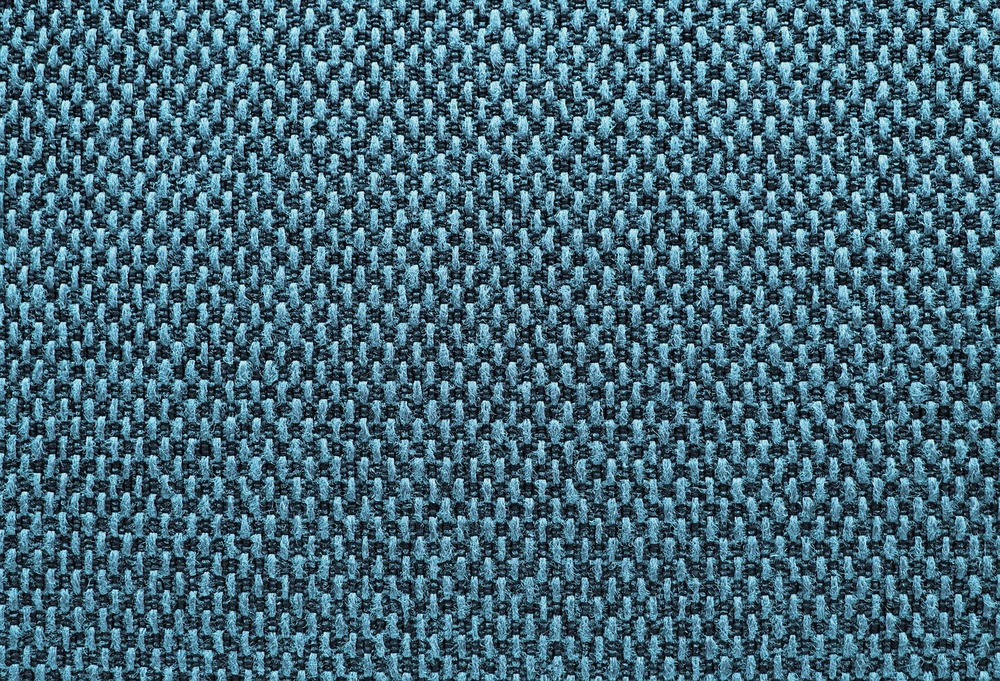
#> input picture backend/app/uploaded_samples/image1.jpg, 1000 x 681 px, shrunk from 1280 x 872 before the run
$ python image_analysis_service.py ../../app/uploaded_samples/image1.jpg
#> lines starting #> are read from the running program, lines starting #| are printed output that depends on the picture; after the words box and inside, x2 and y2 are one past the last pixel; in counts of white or black regions, pixels touching at a corner belong together
"""
Textile Image Analysis Engine
------------------------------
This module extracts basic visual information from an uploaded textile
image BEFORE any AI/ML prediction happens. Think of this as step 1:
"look at the image and describe what we see" -- color, brightness,
size, and whether it looks damaged/contaminated.

Later (Task 2), a separate service will use a trained PyTorch model
to actually PREDICT the fabric type. This file does NOT do that --
it just extracts raw visual features.
"""

import cv2
import numpy as np
from PIL import Image


def load_image(image_path: str):
    """
    Opens an image file from disk and returns it as an OpenCV image
    (a NumPy array of pixel values). OpenCV reads images in BGR order
    (Blue-Green-Red), not the usual RGB order, so we convert it.
    """
#> called with image_path = '../../app/uploaded_samples/image1.jpg'
    image = cv2.imread(image_path)
#> image is the input picture: shape (681, 1000, 3); mean B, G, R 119.7, 103.7, 68.1
    if image is None:
        raise ValueError(f"Could not read image at path: {image_path}")

    # Convert from BGR (OpenCV's default) to RGB (the normal order)
    image_rgb = cv2.cvtColor(image, cv2.COLOR_BGR2RGB)
    return image_rgb


def get_basic_info(image_rgb) -> dict:
    """
    Returns basic facts about the image: its width, height,
    and how many color channels it has (should be 3 for RGB).
    """
    height, width, channels = image_rgb.shape
#> height = 681; width = 1000; channels = 3
    return {
        "width": int(width),
        "height": int(height),
        "channels": int(channels),
    }


def analyze_color(image_rgb) -> dict:
    """
    Calculates the average color of the whole image.
    This is a simple form of 'color analysis' -- it tells us
    the dominant overall tone (e.g. mostly blue, mostly white, etc.)

    We average every pixel's R, G, and B values separately.
    """
    avg_color_per_channel = image_rgb.mean(
        axis=(0, 1))  # average over height & width
#> avg_color_per_channel = [68.08, 103.7, 119.7]
    r, g, b = avg_color_per_channel
#> r = 68.08; g = 103.7; b = 119.7

    return {
        "average_red": round(float(r), 2),
        "average_green": round(float(g), 2),
        "average_blue": round(float(b), 2),
    }


def analyze_brightness(image_rgb) -> dict:
    """
    Converts the image to grayscale and calculates average brightness.
    Grayscale brightness ranges from 0 (pure black) to 255 (pure white).

    Why this matters: very dark or very bright images might indicate
    poor lighting conditions during photo capture, which could affect
    how reliable later AI predictions are.
    """
    gray = cv2.cvtColor(image_rgb, cv2.COLOR_RGB2GRAY)
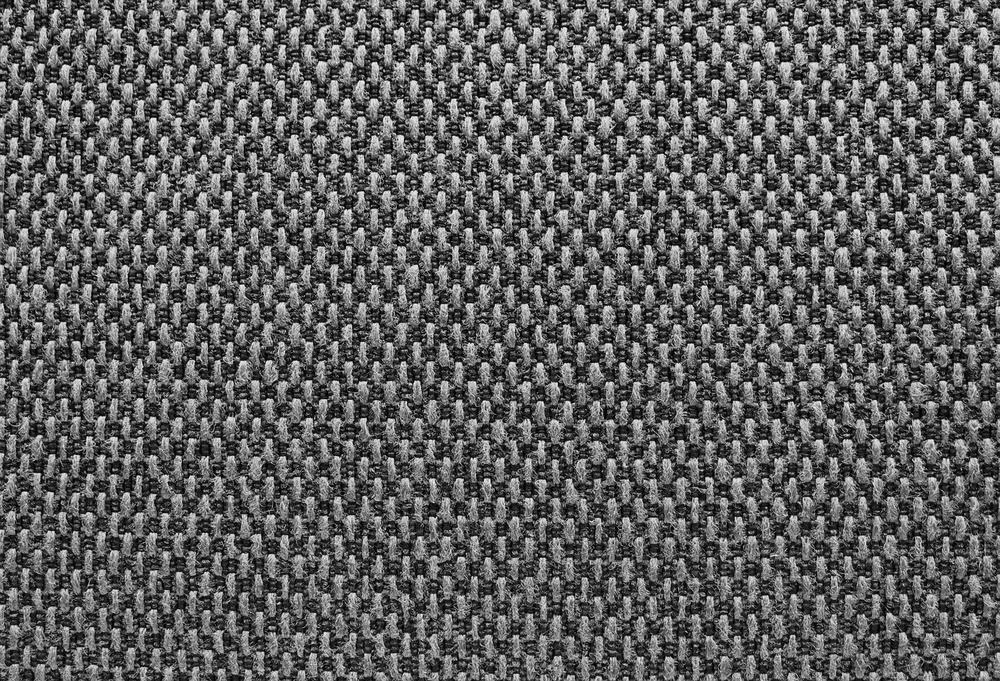
#> gray: shape (681, 1000); min 0, max 249, mean 94.9
    avg_brightness = float(gray.mean())
#> avg_brightness = 94.88

    return {
        "average_brightness": round(avg_brightness, 2),
        "brightness_level": (
            "dark" if avg_brightness < 85
            else "bright" if avg_brightness > 170
            else "normal"
        ),
    }


def analyze_texture(image_rgb) -> dict:
    """
    A simple texture analysis using edge detection.
    We convert to grayscale, then use the Canny edge detector to find
    edges (like weave patterns, stitching, or fabric texture lines).

    We then count what percentage of the image consists of edges.
    A fabric with lots of visible texture/pattern will have a higher
    edge percentage than a smooth, plain fabric.
    """
    gray = cv2.cvtColor(image_rgb, cv2.COLOR_RGB2GRAY)
    edges = cv2.Canny(gray, threshold1=100, threshold2=200)
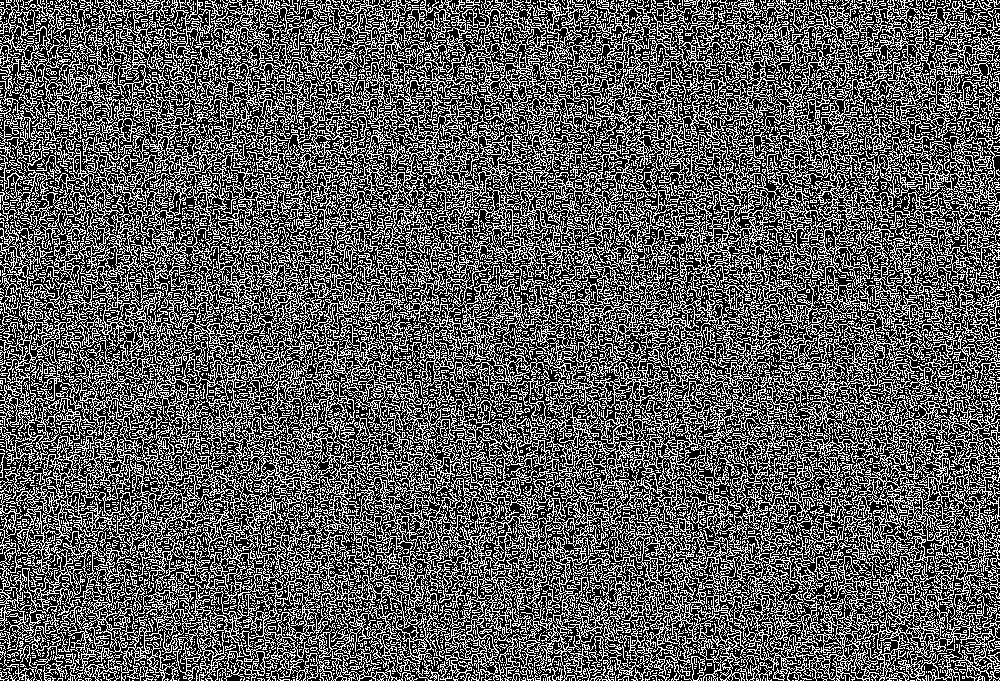
#> edges: shape (681, 1000); 36.4% white in thin lines or dots

    edge_pixel_count = int(np.count_nonzero(edges))
#> edge_pixel_count = 247770
    total_pixel_count = edges.size
#> total_pixel_count = 681000
    edge_percentage = round((edge_pixel_count / total_pixel_count) * 100, 2)
#> edge_percentage = 36.38

    return {
        "edge_percentage": edge_percentage,
        "texture_complexity": (
            "high" if edge_percentage > 15
            else "low" if edge_percentage < 5
            else "medium"
        ),
    }


def detect_damage_or_contamination(image_rgb) -> dict:
    """
    A SIMPLE heuristic check for damage/contamination -- not a trained
    AI model, just basic image processing rules. This looks for:

    1. Very dark, irregular patches (could indicate stains/holes)
    2. Unusually high color variation in small regions (could indicate
       stains, dirt, or contamination)

    This is intentionally simple for Milestone 2 -- a more advanced
    version could use a trained defect-detection model later.
    """
    gray = cv2.cvtColor(image_rgb, cv2.COLOR_RGB2GRAY)

    # Threshold to find unusually dark spots (potential stains/holes)
    _, dark_spots = cv2.threshold(gray, 50, 255, cv2.THRESH_BINARY_INV)
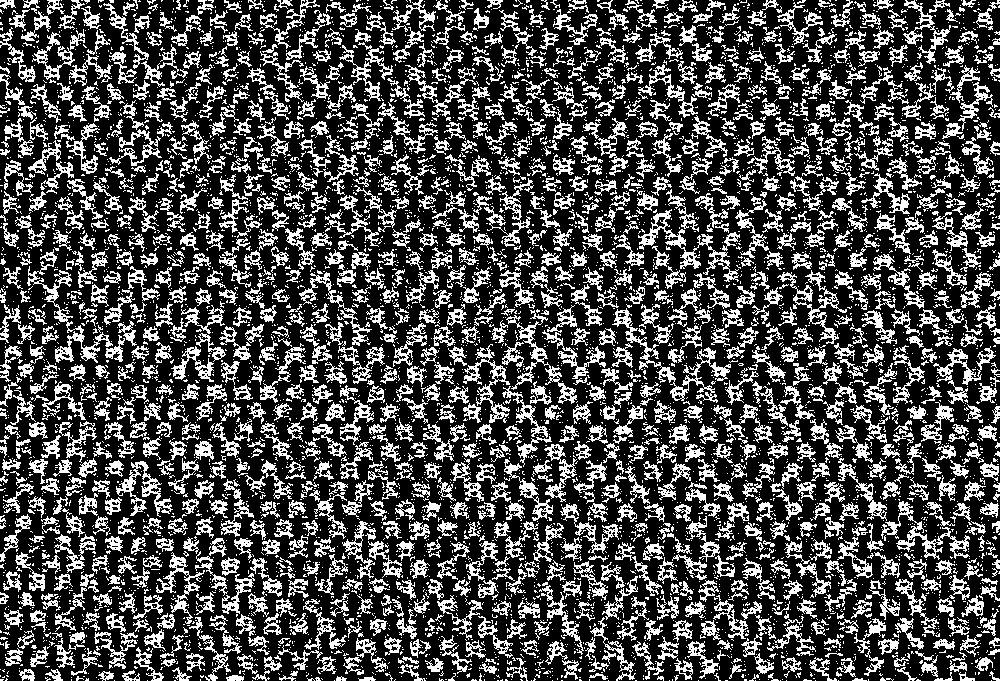
#> dark_spots: shape (681, 1000); 29.4% white in thin lines or dots
    dark_spot_percentage = round(
        (np.count_nonzero(dark_spots) / dark_spots.size) * 100, 2
    )
#> dark_spot_percentage = 29.43

    # Check color variation (standard deviation) -- high variation
    # across small patches can indicate stains or contamination
    std_dev = float(image_rgb.std())
#> std_dev = 63.11

    contamination_suspected = dark_spot_percentage > 8 or std_dev > 70
#> contamination_suspected = True

    return {
        "dark_spot_percentage": dark_spot_percentage,
        "color_variation": round(std_dev, 2),
        "contamination_suspected": contamination_suspected,
    }


def analyze_textile_image(image_path: str) -> dict:
    """
    MAIN FUNCTION -- call this one from your API route.

    Runs all the analysis steps above and combines them into a single
    report dictionary. This is what Task 1 ("Implement textile image
    analysis engine") actually delivers.
    """
    image_rgb = load_image(image_path)

    report = {
        "basic_info": get_basic_info(image_rgb),
        "color_analysis": analyze_color(image_rgb),
        "brightness_analysis": analyze_brightness(image_rgb),
        "texture_analysis": analyze_texture(image_rgb),
        "damage_contamination_check": detect_damage_or_contamination(image_rgb),
    }

    return report


# ---------------------------------------------------------------
# Quick manual test -- run this file directly to try it on one image
# Example: python image_analysis_service.py path/to/some_image.jpg
# ---------------------------------------------------------------
if __name__ == "__main__":
    import sys
    import json

    if len(sys.argv) < 2:
        print("Usage: python image_analysis_service.py <path_to_image>")
    else:
        test_image_path = sys.argv[1]
        result = analyze_textile_image(test_image_path)
#> result = 5 items
        print(json.dumps(result, indent=2))
#> (printed output is left out)

$ run again, on backend/app/uploaded_samples/image8.jpg
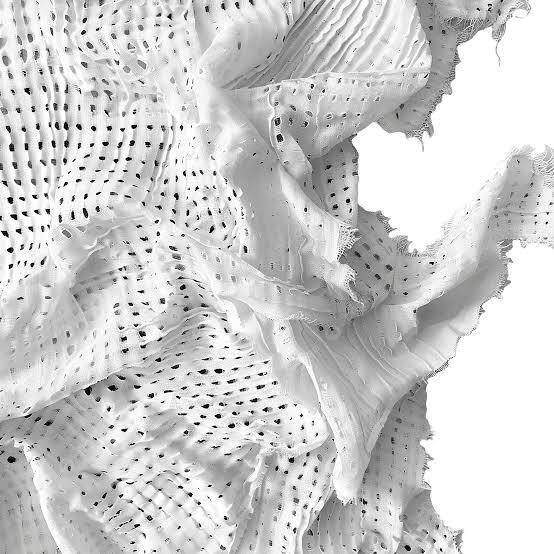
#> input picture backend/app/uploaded_samples/image8.jpg, 554 x 554 px
#> in load_image, image is the input picture: shape (554, 554, 3); mean B, G, R 206.6, 206.6, 206.6
#> avg_color_per_channel = [206.6, 206.6, 206.6]
#> r = 206.6
#> in analyze_texture, `edges = cv2.Canny(gray, threshold1=100, threshold2=200)`:
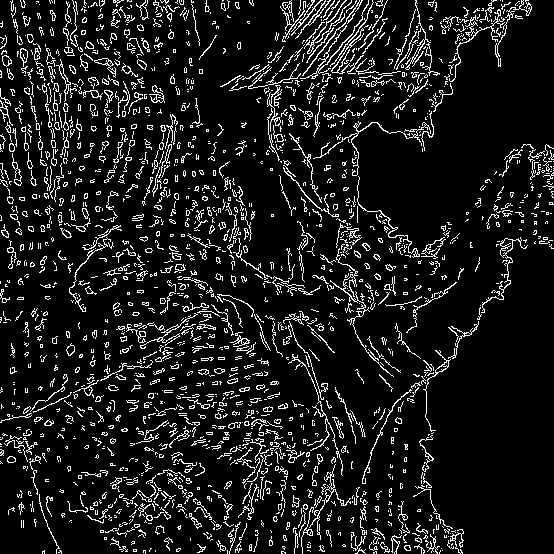
#> edges: shape (554, 554); 10.4% white in thin lines or dots
#> edge_pixel_count = 31899
#> edge_percentage = 10.39
#> in detect_damage_or_contamination, `_, dark_spots = cv2.threshold(gray, 50, 255, cv2.THRESH_BINARY_INV)`:
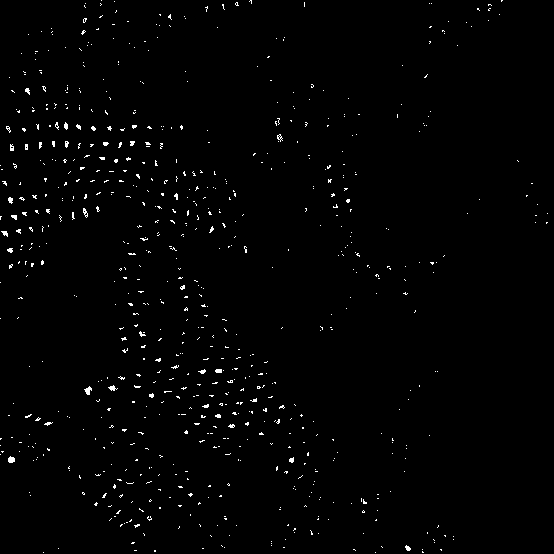
#> dark_spots: shape (554, 554); 1.1% white in thin lines or dots
#> dark_spot_percentage = 1.12
#> std_dev = 45.54
#> contamination_suspected = False
#> result = 5 items
#> (printed output is left out)
